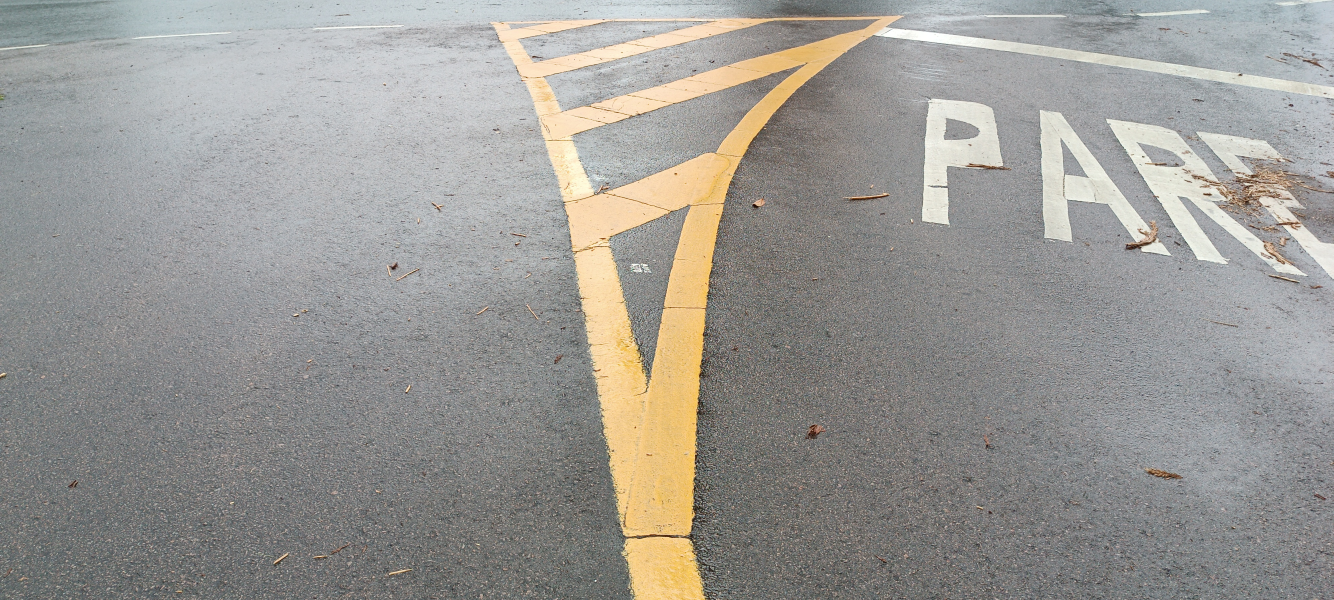
#> input picture study/random/IMG_20240218_105450.jpg, 4000 x 1800 px, found by its file name (shown at 1/3 size)
$ python image-threshold-gaussian-suavity.py
#> lines starting #> are read from the running program, lines starting #| are printed output that depends on the picture
# Applying thresholding (filtro bilateral)
# https://professor.luzerna.ifc.edu.br/ricardo-antonello/wp-content/uploads/sites/8/2017/02/Livro-Introdu%C3%A7%C3%A3o-a-Vis%C3%A3o-Computacional-com-Python-e-OpenCV-1.pdf

import cv2
import numpy as np

# Carregar a imagem
image = cv2.imread('IMG_20240218_105450.jpg')
#> image is the input picture: shape (1800, 4000, 3); mean B, G, R 148.5, 152.7, 154.4

# Converter a imagem para tons de cinza
img = image[::2,::2] # Diminui a imagem

# Aplicar
suave = np.vstack([
 np.hstack([img,
 cv2.GaussianBlur(img, ( 3, 3), 0)]),
 np.hstack([cv2.GaussianBlur(img, ( 5, 5), 0),
 cv2.GaussianBlur(img, ( 7, 7), 0)]),
 np.hstack([cv2.GaussianBlur(img, ( 9, 9), 0),
 cv2.GaussianBlur(img, (11, 11), 0)]),
 ])
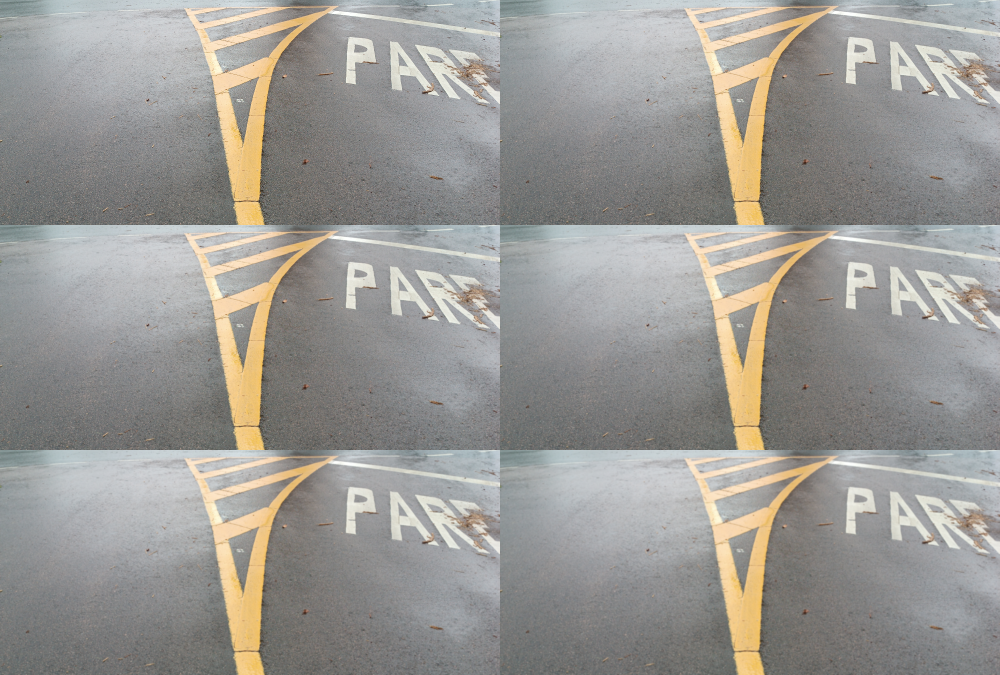
#> suave: shape (2700, 4000, 3) (shown at 1/4 size); mean B, G, R 148.3, 152.4, 154.1


# Exibir a imagem
cv2.namedWindow('Binarization Image', cv2.WINDOW_NORMAL)
cv2.resizeWindow('Binarization Image', 1800, 800)
cv2.imshow('Binarization Image', suave)
cv2.waitKey(0)
cv2.destroyAllWindows()

$ run again, with study/random/random7.jpg copied over study/random/IMG_20240218_105450.jpg
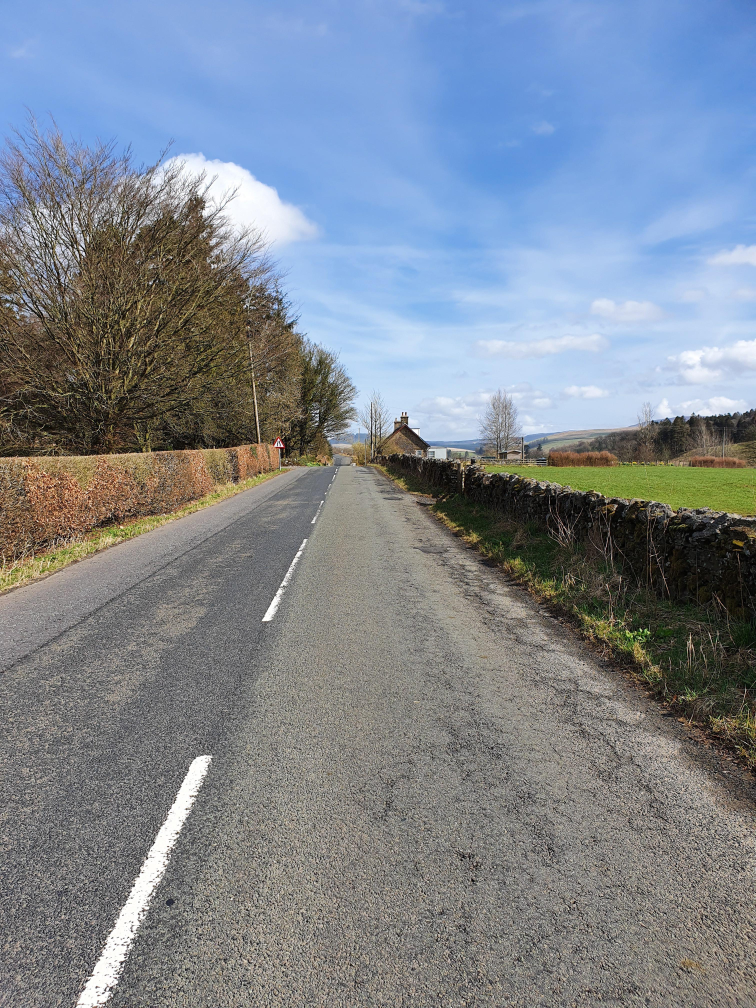
#> input picture study/random/random7.jpg, 3024 x 4032 px, found by its file name (shown at 1/4 size)
#> image is the input picture: shape (4032, 3024, 3); mean B, G, R 144.4, 134.2, 125.9
#> `suave = np.vstack([ np.hstack([img, cv2.GaussianBlur(img, ( 3, 3), 0)]..`:
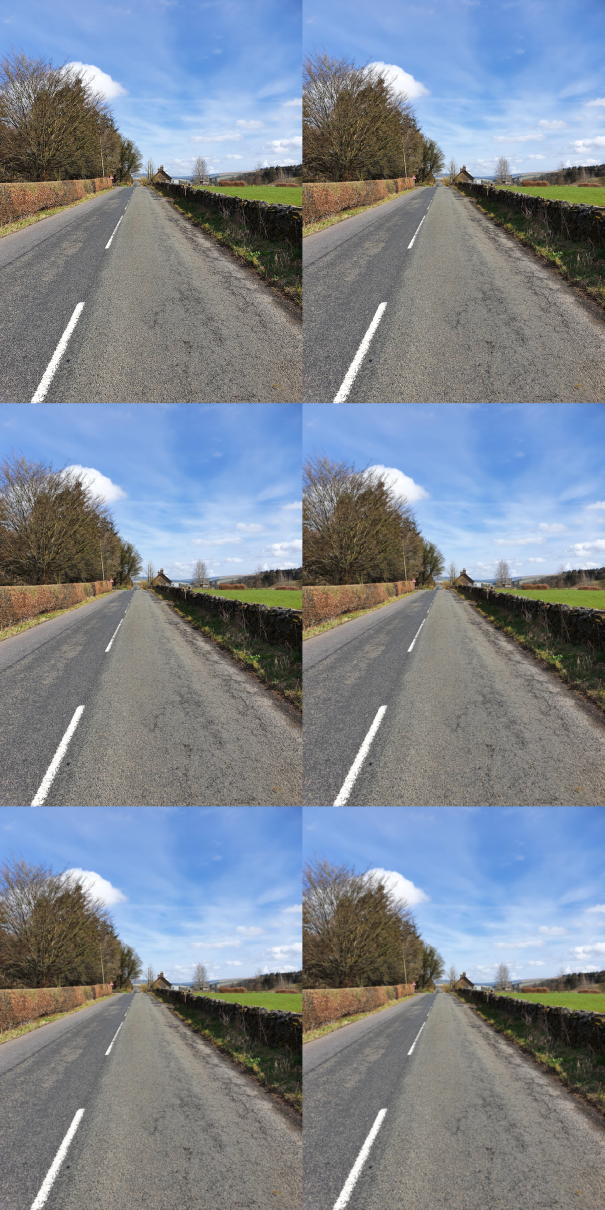
#> suave: shape (6048, 3024, 3) (shown at 1/5 size); mean B, G, R 144.1, 133.9, 125.6
